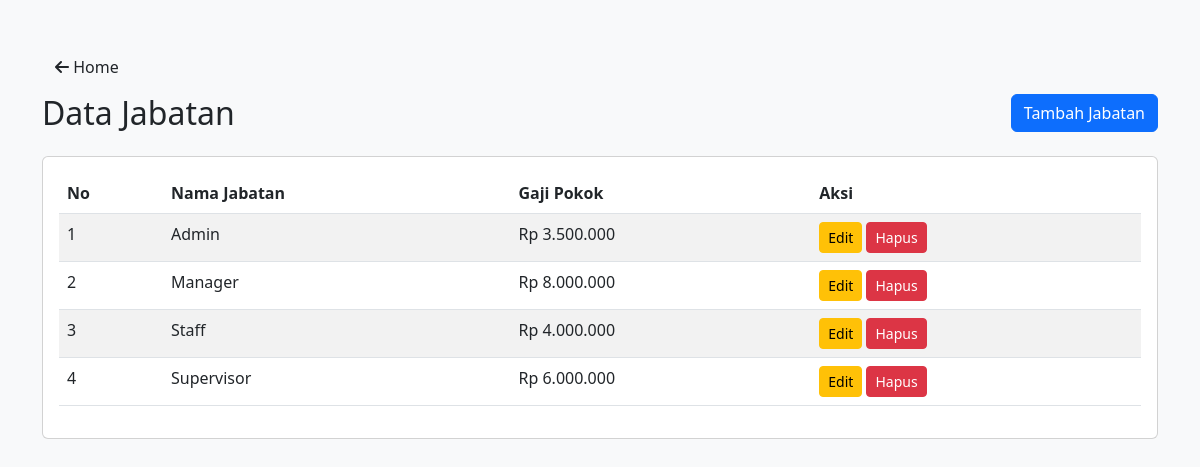
/jabatan.php, run on the app's committed database.
### tables this page shows
CREATE TABLE IF NOT EXISTS jabatan (
    id INT AUTO_INCREMENT PRIMARY KEY,
    nama_jabatan VARCHAR(100) NOT NULL,
    gaji BIGINT NOT NULL
);

### app/controller/JabatanController.php (called while the page is built, shortened)
<?php
require_once '../app/model/Jabatan.php';
class JabatanController
{
    private $jabatan;
    public function __construct()
    {
        global $conn;
        $this->jabatan = new Jabatan($conn);
    }
    public function index()
    {
        $data = $this->jabatan->getAll();
        include '../app/view/jabatan/index.php';
    }
}

### app/model/Model.php (called while the page is built, shortened)
<?php
class Model
{
    public function __construct($conn)
    {
        $this->conn = $conn;
    }
}

### app/model/Jabatan.php (called while the page is built, shortened)
<?php
require_once 'Model.php';
class Jabatan extends Model
{
    public function getAll()
    {
        $sql = "SELECT * FROM jabatan ORDER BY nama_jabatan";
        $result = $this->conn->query($sql);
        return $result->fetch_all(MYSQLI_ASSOC);
    }
}

### app/view/jabatan/index.php (the view, shortened to what this page needs)
<!DOCTYPE html>
<html>
<head>
    <link href="https://cdn.jsdelivr.net/npm/bootstrap@5.3.0/dist/css/bootstrap.min.css" rel="stylesheet">
    <link rel="stylesheet" href="https://cdnjs.cloudflare.com/ajax/libs/font-awesome/6.4.0/css/all.min.css">
</head>
<body class="bg-light">
    <div class="container py-5">
        <div class="row">
            <div class="col-12">
                <a href="../public/index.php" class="btn me-3">
                    <i class="fas fa-arrow-left"></i> Home
                </a>
                <div class="d-flex justify-content-between align-items-center mt-2 mb-4">
                    <div class="d-flex align-items-center">
                        <h2 class="mb-0">Data Jabatan</h2>
                    </div>
                    <a href="jabatan.php?action=create" class="btn btn-primary">Tambah Jabatan</a>
                </div>
                <div class="card">
                    <div class="card-body">
                        <div class="table-responsive">
                            <table class="table table-striped">
                                <thead>
                                    <tr>
                                        <th>No</th>
                                        <th>Nama Jabatan</th>
                                        <th>Gaji Pokok</th>
                                        <th>Aksi</th>
                                    </tr>
                                </thead>
                                <tbody>
                                    <?php if (empty($data)): ?>
                                        <tr>
                                            <td colspan="4" class="text-center">Tidak ada data jabatan</td>
                                        </tr>
                                    <?php else: ?>
                                        <?php foreach ($data as $index => $jabatan): ?>
                                            <tr>
                                                <td><?= $index + 1 ?></td>
                                                <td><?= htmlspecialchars($jabatan['nama_jabatan']) ?></td>
                                                <td>Rp <?= number_format($jabatan['gaji'], 0, ',', '.') ?></td>
                                                <td>
                                                    <a href="jabatan.php?action=edit&id=<?= $jabatan['id'] ?>" class="btn btn-sm btn-warning">Edit</a>
                                                    <a href="jabatan.php?action=delete&id=<?= $jabatan['id'] ?>"
                                                        class="btn btn-sm btn-danger"
                                                        onclick="return confirm('Yakin ingin menghapus data ini?')">Hapus</a>
                                                </td>
                                            </tr>
                                        <?php endforeach; ?>
                                    <?php endif; ?>
                                </tbody>
                            </table>
                        </div>
                    </div>
                </div>
            </div>
        </div>
    </div>
</body>
</html>

### data on the page
jabatan: nama_jabatan "Admin", gaji "3.500.000"
jabatan: nama_jabatan "Manager", gaji "8.000.000"
jabatan: nama_jabatan "Staff", gaji "4.000.000"
jabatan: nama_jabatan "Supervisor", gaji "6.000.000"
